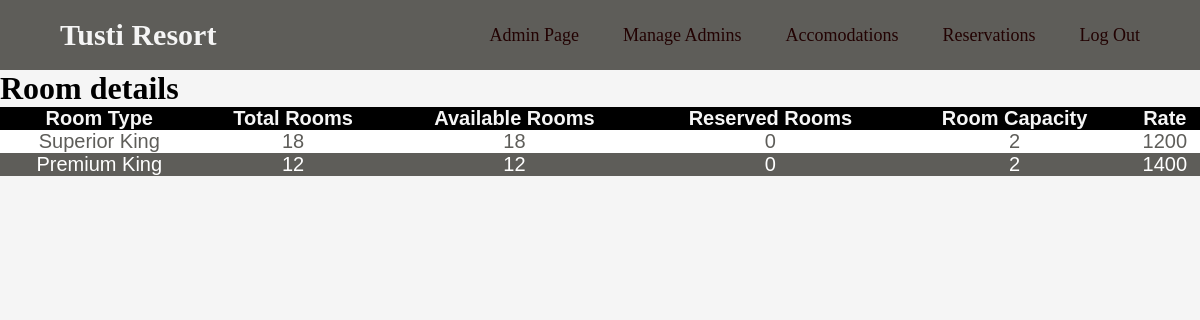
Screenshot of /html-php/admin_room.php with the database file from the repository.
### tables this page shows
CREATE TABLE `rooms` (
  `Type` varchar(100) NOT NULL,
  `Total Rooms` int(11) NOT NULL,
  `Available` int(11) NOT NULL,
  `Reserved` int(11) NOT NULL,
  `Room Capacity` int(11) NOT NULL,
  `Rate` int(11) NOT NULL
);

### html-php/admin_room.php (the view, shortened to what this page needs)
<!DOCTYPE html>
<html lang="en">
<head>
    <link rel = "stylesheet" href="/RMS/css/style_admin.css">
</head>
<body>
    <nav>
    <div class="logo"><a href="/RMS/html-php/home.php">Tusti Resort</a></div>
        <ul>
            <li><a href="/RMS/html-php/admin.php">Admin Page</a></li>
            <li><a href="#">Manage Admins</a>
            </li>
            <li><a href="#">Accomodations</a>
            </li>
            <li><a href="#">Reservations</a>
            </li>
            <li><a href="/RMS/html-php/home.php">Log Out</a></li>
        </ul>
    </nav>
<div>
    <h1>Room details</h1>
</div>
<div class="list">
    <table>
        <thead>
            <tr>
                <th>Room Type</th>
                <th>Total Rooms</th>
                <th>Available Rooms</th>
                <th>Reserved Rooms</th>
                <th>Room Capacity</th>
                <th>Rate</th>
            </tr>
        </thead>
        <tbody>
        <?php
        $username = "root";
        $password = "";
        $server = "localhost";
        $database = "rms";
        $con = mysqli_connect($server,$username,$password,$database);
        $selectquery = " select * from rooms";
        $query = mysqli_query($con,$selectquery);
        while($res = mysqli_fetch_array($query)){
        ?>
           <tr>
            <td><?php echo $res['Type'];?></td>
            <td><?php echo $res['Total Rooms'];?></td>
            <td><?php echo $res['Available'];?></td>
            <td><?php echo $res['Reserved'];?></td>
            <td><?php echo $res['Room Capacity'];?></td>
            <td><?php echo $res['Rate'];?></td>
           </tr>
        <?php
        }
        ?>
        </tbody>
    </table>
    </div>
</body>
</html>

### css/style_admin.css (style rules this page uses)
* { margin: 0; padding: 0; }
body { background-color: whitesmoke; background-size: cover; background-position: center center; height: 100vh; box-sizing: border-box; }
nav { background: rgb(94, 93, 89); }
nav:after { content: ''; clear: both; display: table; }
nav .logo { float: left; color: whitesmoke; font-size: 30px; font-weight: 600; line-height: 70px; padding-left: 60px; }
nav ul { float: right; list-style: none; margin-right: 40px; position: relative; }
nav ul li { display: inline-block; background: rgb(94, 93, 89); margin: 0 5px; }
nav ul li a { color:rgb(34, 2, 2); text-decoration: none; line-height: 70px; font-size:18px; padding: 8px 15px; }

### html-php/admin_room.php (style rules this page uses)
table { border-collapse: collapse; width: 100%; color: #5E5D59; font-family: sans-serif; font-size: 20px; text-align: center; }
th { background-color: black; color: whitesmoke; }
tr:nth-child(even) { background-color: #5E5D59; color: white; }
tr:nth-child(odd) { background-color: white; color: #5E5D59; }
a { color: whitesmoke; text-decoration: none; }

### rows the page displays
rooms: Type "Superior King", Total Rooms "18", Available "18", Reserved "0", Room Capacity "2", Rate "1200"
rooms: Type "Premium King", Total Rooms "12", Available "12", Reserved "0", Room Capacity "2", Rate "1400"
